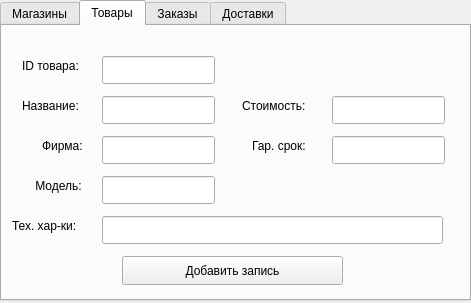
<?xml version="1.0" encoding="UTF-8"?>
<ui version="4.0">
 <class>dobav</class>
 <widget class="QDialog" name="dobav">
  <property name="geometry">
   <rect>
    <x>0</x>
    <y>0</y>
    <width>471</width>
    <height>303</height>
   </rect>
  </property>
  <property name="windowTitle">
   <string>Dialog</string>
  </property>
  <widget class="QTabWidget" name="tabWidget">
   <property name="geometry">
    <rect>
     <x>0</x>
     <y>0</y>
     <width>471</width>
     <height>301</height>
    </rect>
   </property>
   <property name="currentIndex">
    <number>1</number>
   </property>
   <widget class="QWidget" name="tab">
    <attribute name="title">
     <string>Магазины</string>
    </attribute>
    <widget class="QLineEdit" name="lineIDmagaz">
     <property name="geometry">
      <rect>
       <x>200</x>
       <y>70</y>
       <width>113</width>
       <height>28</height>
      </rect>
     </property>
    </widget>
    <widget class="QLabel" name="label">
     <property name="geometry">
      <rect>
       <x>102</x>
       <y>70</y>
       <width>91</width>
       <height>20</height>
      </rect>
     </property>
     <property name="text">
      <string>ID магазина:</string>
     </property>
    </widget>
    <widget class="QLineEdit" name="lineEmail">
     <property name="geometry">
      <rect>
       <x>200</x>
       <y>110</y>
       <width>113</width>
       <height>28</height>
      </rect>
     </property>
    </widget>
    <widget class="QLabel" name="label_2">
     <property name="geometry">
      <rect>
       <x>150</x>
       <y>110</y>
       <width>41</width>
       <height>20</height>
      </rect>
     </property>
     <property name="text">
      <string>Email:</string>
     </property>
    </widget>
    <widget class="QCheckBox" name="checkDostavka">
     <property name="geometry">
      <rect>
       <x>150</x>
       <y>180</y>
       <width>181</width>
       <height>26</height>
      </rect>
     </property>
     <property name="text">
      <string>Бесплатная доставка</string>
     </property>
    </widget>
    <widget class="QPushButton" name="pushMagazDob">
     <property name="geometry">
      <rect>
       <x>120</x>
       <y>230</y>
       <width>221</width>
       <height>29</height>
      </rect>
     </property>
     <property name="text">
      <string>Добавить запись</string>
     </property>
    </widget>
   </widget>
   <widget class="QWidget" name="tab_2">
    <attribute name="title">
     <string>Товары</string>
    </attribute>
    <widget class="QLineEdit" name="lineIDtovar">
     <property name="geometry">
      <rect>
       <x>100</x>
       <y>30</y>
       <width>113</width>
       <height>28</height>
      </rect>
     </property>
    </widget>
    <widget class="QLabel" name="label_3">
     <property name="geometry">
      <rect>
       <x>20</x>
       <y>30</y>
       <width>91</width>
       <height>20</height>
      </rect>
     </property>
     <property name="text">
      <string>ID товара:</string>
     </property>
    </widget>
    <widget class="QLabel" name="label_4">
     <property name="geometry">
      <rect>
       <x>20</x>
       <y>70</y>
       <width>91</width>
       <height>20</height>
      </rect>
     </property>
     <property name="text">
      <string>Название:</string>
     </property>
    </widget>
    <widget class="QLineEdit" name="lineNazvanie">
     <property name="geometry">
      <rect>
       <x>100</x>
       <y>70</y>
       <width>113</width>
       <height>28</height>
      </rect>
     </property>
    </widget>
    <widget class="QLineEdit" name="lineFirma">
     <property name="geometry">
      <rect>
       <x>100</x>
       <y>110</y>
       <width>113</width>
       <height>28</height>
      </rect>
     </property>
    </widget>
    <widget class="QLabel" name="label_5">
     <property name="geometry">
      <rect>
       <x>40</x>
       <y>110</y>
       <width>61</width>
       <height>20</height>
      </rect>
     </property>
     <property name="text">
      <string>Фирма:</string>
     </property>
    </widget>
    <widget class="QLabel" name="label_6">
     <property name="geometry">
      <rect>
       <x>30</x>
       <y>150</y>
       <width>71</width>
       <height>20</height>
      </rect>
     </property>
     <property name="text">
      <string> Модель:</string>
     </property>
    </widget>
    <widget class="QLineEdit" name="lineModel">
     <property name="geometry">
      <rect>
       <x>100</x>
       <y>150</y>
       <width>113</width>
       <height>28</height>
      </rect>
     </property>
    </widget>
    <widget class="QLineEdit" name="lineTX">
     <property name="geometry">
      <rect>
       <x>100</x>
       <y>190</y>
       <width>341</width>
       <height>28</height>
      </rect>
     </property>
    </widget>
    <widget class="QLabel" name="label_7">
     <property name="geometry">
      <rect>
       <x>10</x>
       <y>190</y>
       <width>81</width>
       <height>20</height>
      </rect>
     </property>
     <property name="text">
      <string>Тех. хар-ки:</string>
     </property>
    </widget>
    <widget class="QLabel" name="label_8">
     <property name="geometry">
      <rect>
       <x>240</x>
       <y>70</y>
       <width>91</width>
       <height>20</height>
      </rect>
     </property>
     <property name="text">
      <string>Стоимость:</string>
     </property>
    </widget>
    <widget class="QLabel" name="label_9">
     <property name="geometry">
      <rect>
       <x>250</x>
       <y>110</y>
       <width>91</width>
       <height>20</height>
      </rect>
     </property>
     <property name="text">
      <string>Гар. срок:</string>
     </property>
    </widget>
    <widget class="QLineEdit" name="lineCost">
     <property name="geometry">
      <rect>
       <x>330</x>
       <y>70</y>
       <width>113</width>
       <height>28</height>
      </rect>
     </property>
    </widget>
    <widget class="QLineEdit" name="lineGarSrok">
     <property name="geometry">
      <rect>
       <x>330</x>
       <y>110</y>
       <width>113</width>
       <height>28</height>
      </rect>
     </property>
    </widget>
    <widget class="QPushButton" name="pushTovarDob">
     <property name="geometry">
      <rect>
       <x>120</x>
       <y>230</y>
       <width>221</width>
       <height>29</height>
      </rect>
     </property>
     <property name="text">
      <string>Добавить запись</string>
     </property>
    </widget>
   </widget>
   <widget class="QWidget" name="tab_3">
    <attribute name="title">
     <string>Заказы</string>
    </attribute>
    <widget class="QLabel" name="label_10">
     <property name="geometry">
      <rect>
       <x>40</x>
       <y>20</y>
       <width>81</width>
       <height>20</height>
      </rect>
     </property>
     <property name="text">
      <string>ID заказа:</string>
     </property>
    </widget>
    <widget class="QLineEdit" name="lineIDzakaza">
     <property name="geometry">
      <rect>
       <x>110</x>
       <y>20</y>
       <width>111</width>
       <height>28</height>
      </rect>
     </property>
    </widget>
    <widget class="QLabel" name="label_11">
     <property name="geometry">
      <rect>
       <x>20</x>
       <y>140</y>
       <width>101</width>
       <height>20</height>
      </rect>
     </property>
     <property name="text">
      <string>ID магазина:</string>
     </property>
    </widget>
    <widget class="QComboBox" name="BoxIDmagaz">
     <property name="geometry">
      <rect>
       <x>110</x>
       <y>140</y>
       <width>111</width>
       <height>28</height>
      </rect>
     </property>
    </widget>
    <widget class="QLabel" name="label_12">
     <property name="geometry">
      <rect>
       <x>30</x>
       <y>180</y>
       <width>81</width>
       <height>20</height>
      </rect>
     </property>
     <property name="text">
      <string>  ID товара:</string>
     </property>
    </widget>
    <widget class="QComboBox" name="BoxIDtovar">
     <property name="geometry">
      <rect>
       <x>110</x>
       <y>180</y>
       <width>111</width>
       <height>28</height>
      </rect>
     </property>
    </widget>
    <widget class="QLabel" name="label_13">
     <property name="geometry">
      <rect>
       <x>20</x>
       <y>60</y>
       <width>91</width>
       <height>20</height>
      </rect>
     </property>
     <property name="text">
      <string>Дата заказа:</string>
     </property>
    </widget>
    <widget class="QLineEdit" name="lineDataZak">
     <property name="geometry">
      <rect>
       <x>110</x>
       <y>60</y>
       <width>111</width>
       <height>28</height>
      </rect>
     </property>
    </widget>
    <widget class="QLabel" name="label_27">
     <property name="geometry">
      <rect>
       <x>10</x>
       <y>100</y>
       <width>101</width>
       <height>20</height>
      </rect>
     </property>
     <property name="text">
      <string>Время заказа:</string>
     </property>
    </widget>
    <widget class="QLineEdit" name="lineTimeZak">
     <property name="geometry">
      <rect>
       <x>110</x>
       <y>100</y>
       <width>111</width>
       <height>28</height>
      </rect>
     </property>
    </widget>
    <widget class="QLabel" name="label_28">
     <property name="geometry">
      <rect>
       <x>320</x>
       <y>30</y>
       <width>101</width>
       <height>20</height>
      </rect>
     </property>
     <property name="text">
      <string>ФИО клиента:</string>
     </property>
    </widget>
    <widget class="QLineEdit" name="lineFIOkl">
     <property name="geometry">
      <rect>
       <x>290</x>
       <y>60</y>
       <width>151</width>
       <height>28</height>
      </rect>
     </property>
    </widget>
    <widget class="QLabel" name="label_29">
     <property name="geometry">
      <rect>
       <x>330</x>
       <y>100</y>
       <width>71</width>
       <height>20</height>
      </rect>
     </property>
     <property name="text">
      <string>Телефон:</string>
     </property>
    </widget>
    <widget class="QLineEdit" name="lineTel">
     <property name="geometry">
      <rect>
       <x>290</x>
       <y>130</y>
       <width>151</width>
       <height>28</height>
      </rect>
     </property>
    </widget>
    <widget class="QCheckBox" name="checkOplata">
     <property name="geometry">
      <rect>
       <x>300</x>
       <y>180</y>
       <width>131</width>
       <height>26</height>
      </rect>
     </property>
     <property name="text">
      <string>Заказ оплачен</string>
     </property>
    </widget>
    <widget class="QPushButton" name="pushZakazDob">
     <property name="geometry">
      <rect>
       <x>120</x>
       <y>230</y>
       <width>221</width>
       <height>29</height>
      </rect>
     </property>
     <property name="text">
      <string>Добавить запись</string>
     </property>
    </widget>
   </widget>
   <widget class="QWidget" name="tab_4">
    <attribute name="title">
     <string>Доставки</string>
    </attribute>
    <widget class="QLineEdit" name="lineIDdost">
     <property name="geometry">
      <rect>
       <x>130</x>
       <y>40</y>
       <width>113</width>
       <height>28</height>
      </rect>
     </property>
    </widget>
    <widget class="QLabel" name="label_30">
     <property name="geometry">
      <rect>
       <x>30</x>
       <y>40</y>
       <width>91</width>
       <height>20</height>
      </rect>
     </property>
     <property name="text">
      <string>ID доставки:</string>
     </property>
    </widget>
    <widget class="QLabel" name="label_31">
     <property name="geometry">
      <rect>
       <x>40</x>
       <y>80</y>
       <width>91</width>
       <height>20</height>
      </rect>
     </property>
     <property name="text">
      <string>  ID заказа:</string>
     </property>
    </widget>
    <widget class="QComboBox" name="BoxIDzakaz">
     <property name="geometry">
      <rect>
       <x>130</x>
       <y>80</y>
       <width>111</width>
       <height>28</height>
      </rect>
     </property>
    </widget>
    <widget class="QLineEdit" name="lineDataDost">
     <property name="geometry">
      <rect>
       <x>130</x>
       <y>120</y>
       <width>113</width>
       <height>28</height>
      </rect>
     </property>
    </widget>
    <widget class="QLabel" name="label_32">
     <property name="geometry">
      <rect>
       <x>20</x>
       <y>120</y>
       <width>101</width>
       <height>20</height>
      </rect>
     </property>
     <property name="text">
      <string>Дата доставки:</string>
     </property>
    </widget>
    <widget class="QLabel" name="label_33">
     <property name="geometry">
      <rect>
       <x>10</x>
       <y>160</y>
       <width>121</width>
       <height>20</height>
      </rect>
     </property>
     <property name="text">
      <string>Время доставки:</string>
     </property>
    </widget>
    <widget class="QLineEdit" name="lineTimeDost">
     <property name="geometry">
      <rect>
       <x>130</x>
       <y>160</y>
       <width>113</width>
       <height>28</height>
      </rect>
     </property>
    </widget>
    <widget class="QLabel" name="label_34">
     <property name="geometry">
      <rect>
       <x>320</x>
       <y>50</y>
       <width>101</width>
       <height>20</height>
      </rect>
     </property>
     <property name="text">
      <string>ФИО курьера:</string>
     </property>
    </widget>
    <widget class="QLineEdit" name="lineFIOkur">
     <property name="geometry">
      <rect>
       <x>280</x>
       <y>80</y>
       <width>161</width>
       <height>28</height>
      </rect>
     </property>
    </widget>
    <widget class="QLineEdit" name="lineAdress">
     <property name="geometry">
      <rect>
       <x>280</x>
       <y>160</y>
       <width>161</width>
       <height>28</height>
      </rect>
     </property>
    </widget>
    <widget class="QLabel" name="label_35">
     <property name="geometry">
      <rect>
       <x>330</x>
       <y>130</y>
       <width>51</width>
       <height>20</height>
      </rect>
     </property>
     <property name="text">
      <string>Адрес:</string>
     </property>
    </widget>
    <widget class="QPushButton" name="pushDostDob">
     <property name="geometry">
      <rect>
       <x>120</x>
       <y>230</y>
       <width>221</width>
       <height>29</height>
      </rect>
     </property>
     <property name="text">
      <string>Добавить запись</string>
     </property>
    </widget>
   </widget>
  </widget>
 </widget>
 <resources/>
 <connections/>
</ui>
